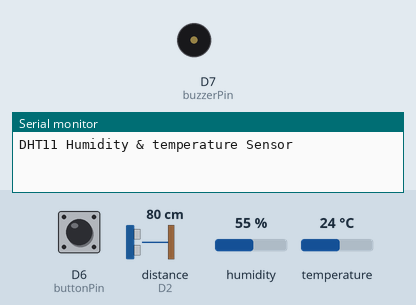
Bench run of a sketch on a simulated ESP8266 (NodeMCU). On the bench: buzzer (waves = sounding, pin HIGH), the last lines printed to the serial monitor. Wiring (inferred from the names in the program): DHT11 sensor: data D4; ultrasonic range finder: trigger D1; echo D2. Inputs (shaded band) come from the test bench; at power-on: distance to the obstacle (sensor on D2) 80 cm, D6 (buttonPin) HIGH, humidity 55 %, temperature 24 °C. The echo pulse lasts 58.3 µs per cm; WiFi joins after 1.5 s; servers stay silent unless stated; pins used as bus, display or sensor lines are not drawn.

Above: at 3.5 s.
3.6 s: distance to the obstacle (sensor on D2) set to 9 cm
11.8 s: distance to the obstacle (sensor on D2) set to 6 cm
At 12.9 s:
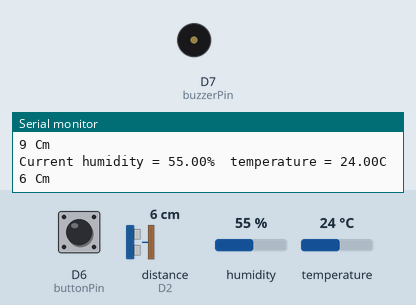
15.6 s: D6 (buttonPin) pulled LOW for 3 s
At 18.3 s:
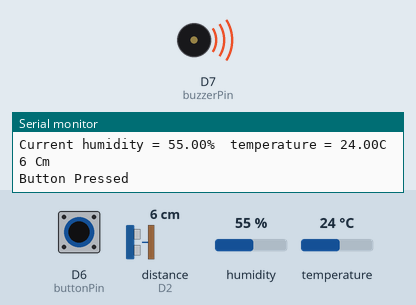
Timing chart, 0 to 19.9 s (numbered marks = the images above; inputs shaded):
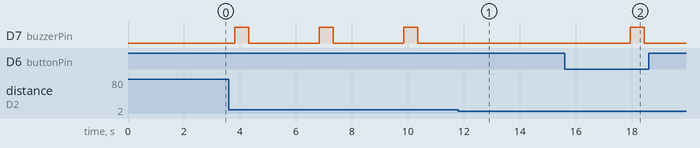

Measured:
- after the input at 11.8 s, D7 (buzzerPin): stays LOW (without the input it goes to HIGH after 1.1 s)
- after the input at 15.6 s, D7 (buzzerPin): LOW → HIGH after 2.3 s, → LOW 0.50 s later
- by itself, D7 (buzzerPin): alternates HIGH for 0.50 s and LOW for 2.5 s

The sketch:

menggabungkan_semua_modul.ino
```cpp
#define BLYNK_PRINT Serial
#include <ESP8266WiFi.h>
#include <BlynkSimpleEsp8266.h>

//ultrasonik
#define TRIGGERPIN D1
#define ECHOPIN D2
WidgetLCD lcd(V1), lcd2(V2);

//suhu dan kelembapan
#include "dht.h"
#define dht_apin D4 // Analog Pin sensor is connected to
dht DHT;
WidgetLCD lcd3(V3), lcd4(V4);

//buzzer
const int buttonPin= D6;
const int buzzerPin= D7;
int buttonState= 0;

//conn
char auth[]= "a7708d2f572b49d68033b1937ef4ba22";
char ssid[]= "Vocaloid_ShitDevice";
char pass[] = "reggyjr09";

void setup() {
  Serial.begin(9600);
  delay(500);
  Blynk.begin(auth, ssid, pass);

  //ultrasonik
  pinMode(TRIGGERPIN, OUTPUT);
  pinMode(ECHOPIN, INPUT);
  lcd.clear();
  lcd2.clear();
  lcd.print(0, 0, "Distance in centimeters(start) ");
  lcd2.print(0, 0, "alert (start) ");

  //suhu kelembapan
  Serial.println("DHT11 Humidity & temperature Sensor\n\n");
  lcd3.clear();
  lcd4.clear();

  //buzzer
  pinMode(buttonPin, INPUT);
  pinMode(buzzerPin, OUTPUT);
}

void loop() {
  Blynk.run();
  ultrasonik();
  buttonRead();
  suhuKelembapan();
}

void buzzerOn()
{
  digitalWrite(buzzerPin, HIGH);
  delay(500);
  digitalWrite(buzzerPin, LOW);
}

void buttonRead() //button+buzzer
{
  buttonState= digitalRead(buttonPin);
  if(buttonState == LOW)
  {
    Serial.println("Button Pressed");
    Blynk.notify("Button is pressed");
    //Blynk.email("toviddd@gmail.com", "hi from blynk and arduino", "Ilham / 16070, Tofid/16070");
    buzzerOn();
  }
}

void ultrasonik()
{
    delay(1500);
    lcd.clear();
    lcd2.clear();
    lcd.print(0, 0, "Distance in centimeters: ");
    long duration, distance;
    digitalWrite(TRIGGERPIN, LOW);
    delayMicroseconds(3);
    digitalWrite(TRIGGERPIN, HIGH);
    delayMicroseconds(12);
    digitalWrite(TRIGGERPIN, LOW);
    duration= pulseIn(ECHOPIN, HIGH);
    distance= (duration/2) / 29.1;
    if(distance>7) {
      //tone(buzzerPin, 1000, 250);
      digitalWrite(buzzerPin, HIGH);
      delay(500);
      digitalWrite(buzzerPin, LOW);
    }
    else {
      //tone(buzzerPin, 1000, 10);
      //digitalWrite(buzzerPin, HIGH);
    }
    lcd.print(7, 1, distance);
    if(duration>5000)
    {
      lcd2.print(0, 0,"Intruder Alert!!!");
    }
    Serial.print(distance);
    Serial.println(" Cm");
}

void suhuKelembapan()
{
    DHT.read11(dht_apin);
    Serial.print("Current humidity = ");
    Serial.print(DHT.humidity);
    Serial.print("%  ");
    Serial.print("temperature = ");
    Serial.print(DHT.temperature);
    Serial.println("C  ");
    delay(1000);//Wait 5 seconds before accessing sensor again.
    lcd3.clear();
    lcd4.clear();
    lcd3.print(0, 0, "Current Humidity = ");
    lcd3.print(7, 1, DHT.humidity);
    lcd4.print(0, 0, "Current Temperature = ");
    lcd4.print(7, 1, DHT.temperature);
}
```
